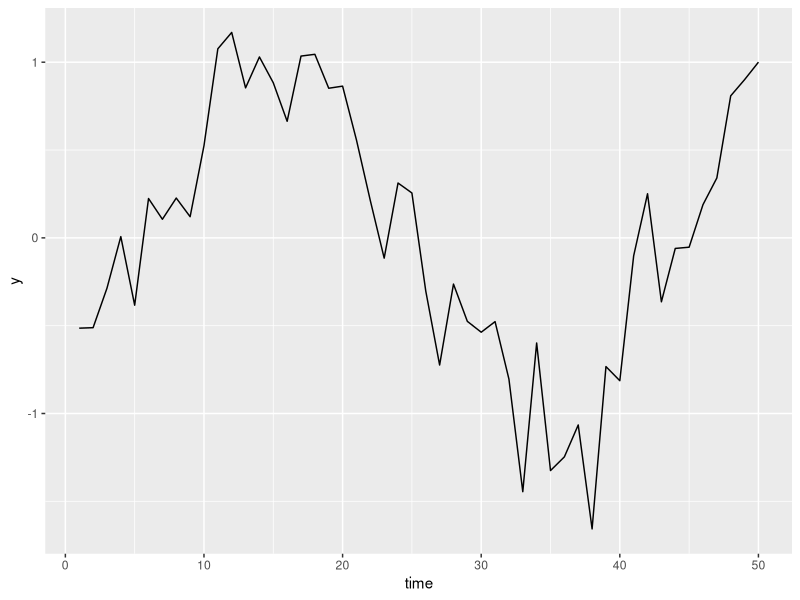
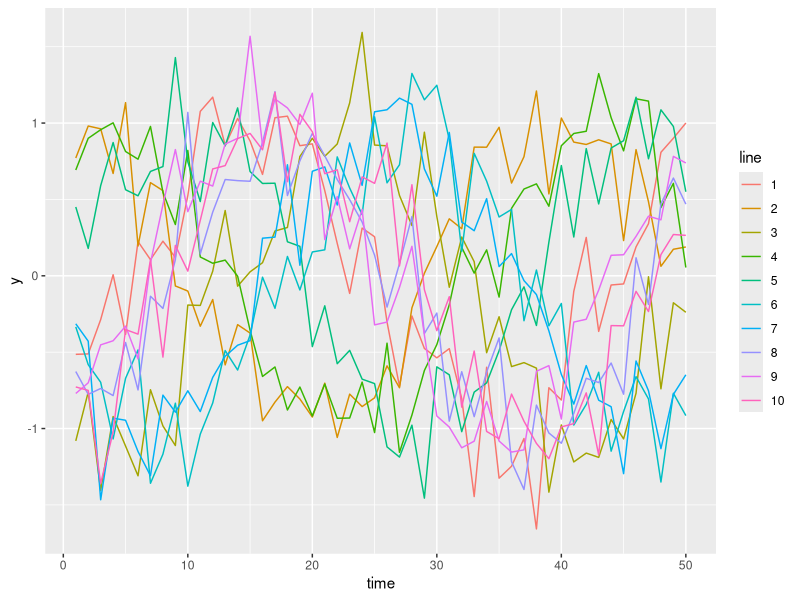
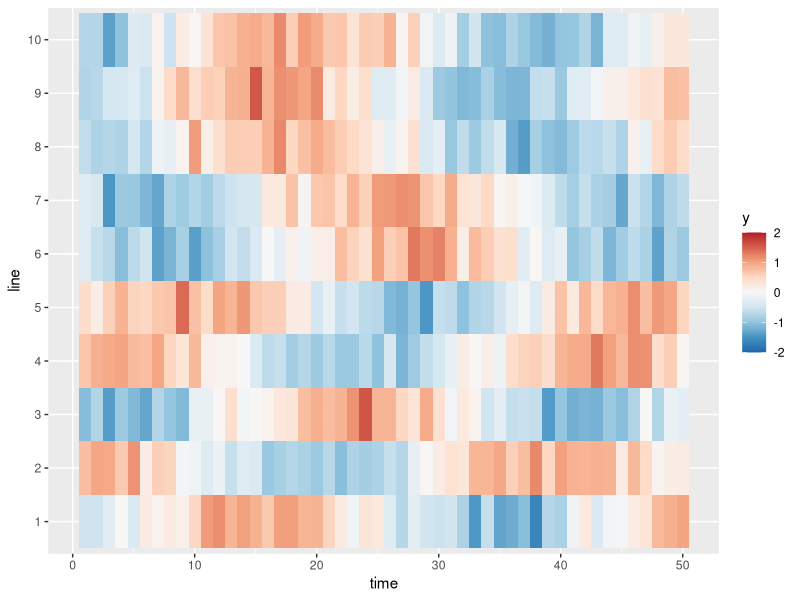
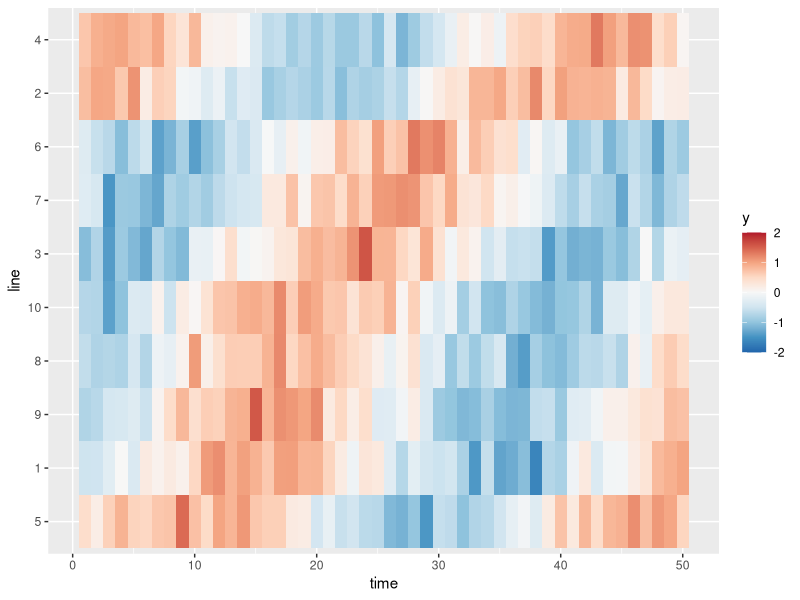

These charts were generated, in order, by the following R code:
## ---- chunk 1
knitr::opts_chunk$set(echo = FALSE, warning=FALSE, message=FALSE, comment = "", collapse=TRUE)
options(width=60)
## ---- chunk 2
library(tidyverse)
set.seed(201809254)
## ---- chunk 3
shift <- rnorm(500, 0, 5)
data <- c(sin(replicate(10, seq(-2.25*pi, 0.3*pi, length.out = 50) + rnorm(1, 0, pi/2)))) + rnorm(500, 0, 0.25)
time <- rep(1:50, 10)
lvls <- gl(10, 50)
df <- data_frame(time = time, y = data, line = lvls)

df %>%
  filter(line == 1) %>%
  ggplot(aes(x = time, y = y)) +
  geom_line()
## ---- chunk 4
df %>%
  ggplot(aes(x = time, y = y, color=line)) +
  geom_line()
## ---- chunk 5
library(RColorBrewer)
color.scheme <- rev(brewer.pal(9,"RdBu"))

df %>%
  ggplot(aes(x = time, y = line)) +
  geom_tile(aes(fill = y)) + 
  scale_fill_gradientn(colors=color.scheme,
                         limits = c(-2.0, 2.0))  
## ---- chunk 6
peaks <- 
  df %>% 
  group_by(line) %>% 
  summarise(peak.pt = which.max(y)) %>%
  arrange(peak.pt)

ordering <- peaks$line

df %>%
  ggplot(aes(x = time, y = line)) +
  geom_tile(aes(fill = y)) + 
  scale_fill_gradientn(colors=color.scheme,
                         limits = c(-2.0, 2.0)) +
  scale_y_discrete(limits=ordering)
